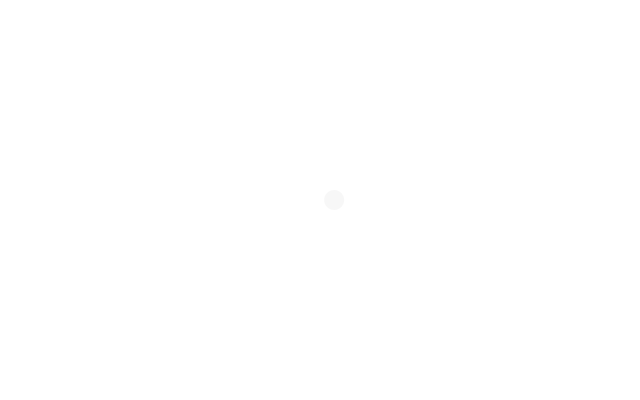
Frame 1 (no input)
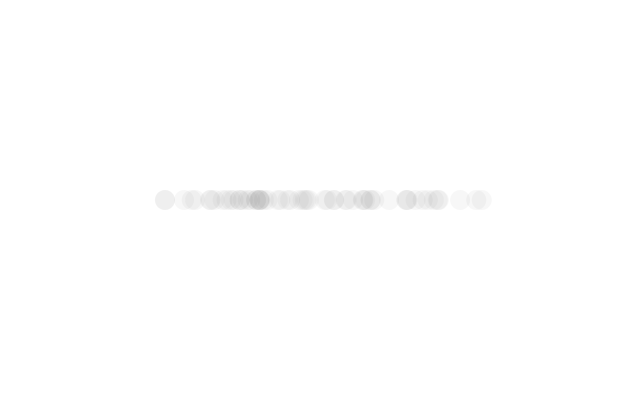
Frame 60 (the mouse pressed at the canvas centre just before this capture)
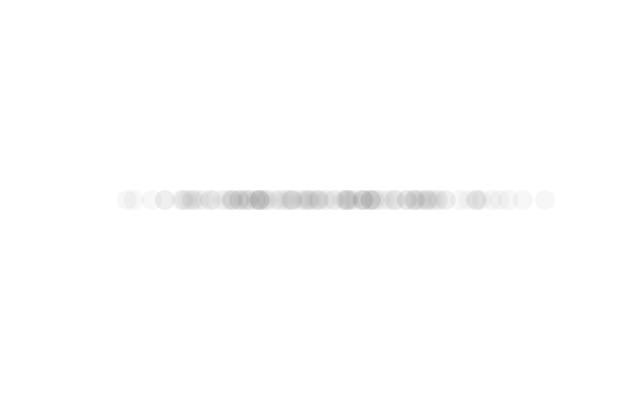
Frame 120 (the mouse held since frame 60 and released just before this capture)

The Processing sketch that drew these frames (run headless with seeded random() and noise(); from frame 60 on, the mouse is pressed at the canvas centre):

// Processing sketch: sketch
// ── sketch.pde
void setup(){
 size(640,400); 
 background(255);
}

void draw(){
  float xloc = randomGaussian();
  float sd = 100;
  float mean = width/2;
  float x = (xloc * sd) + mean;
  
  fill(51, 10);
  noStroke();
  ellipse(x, height/2, 20, 20);
}
